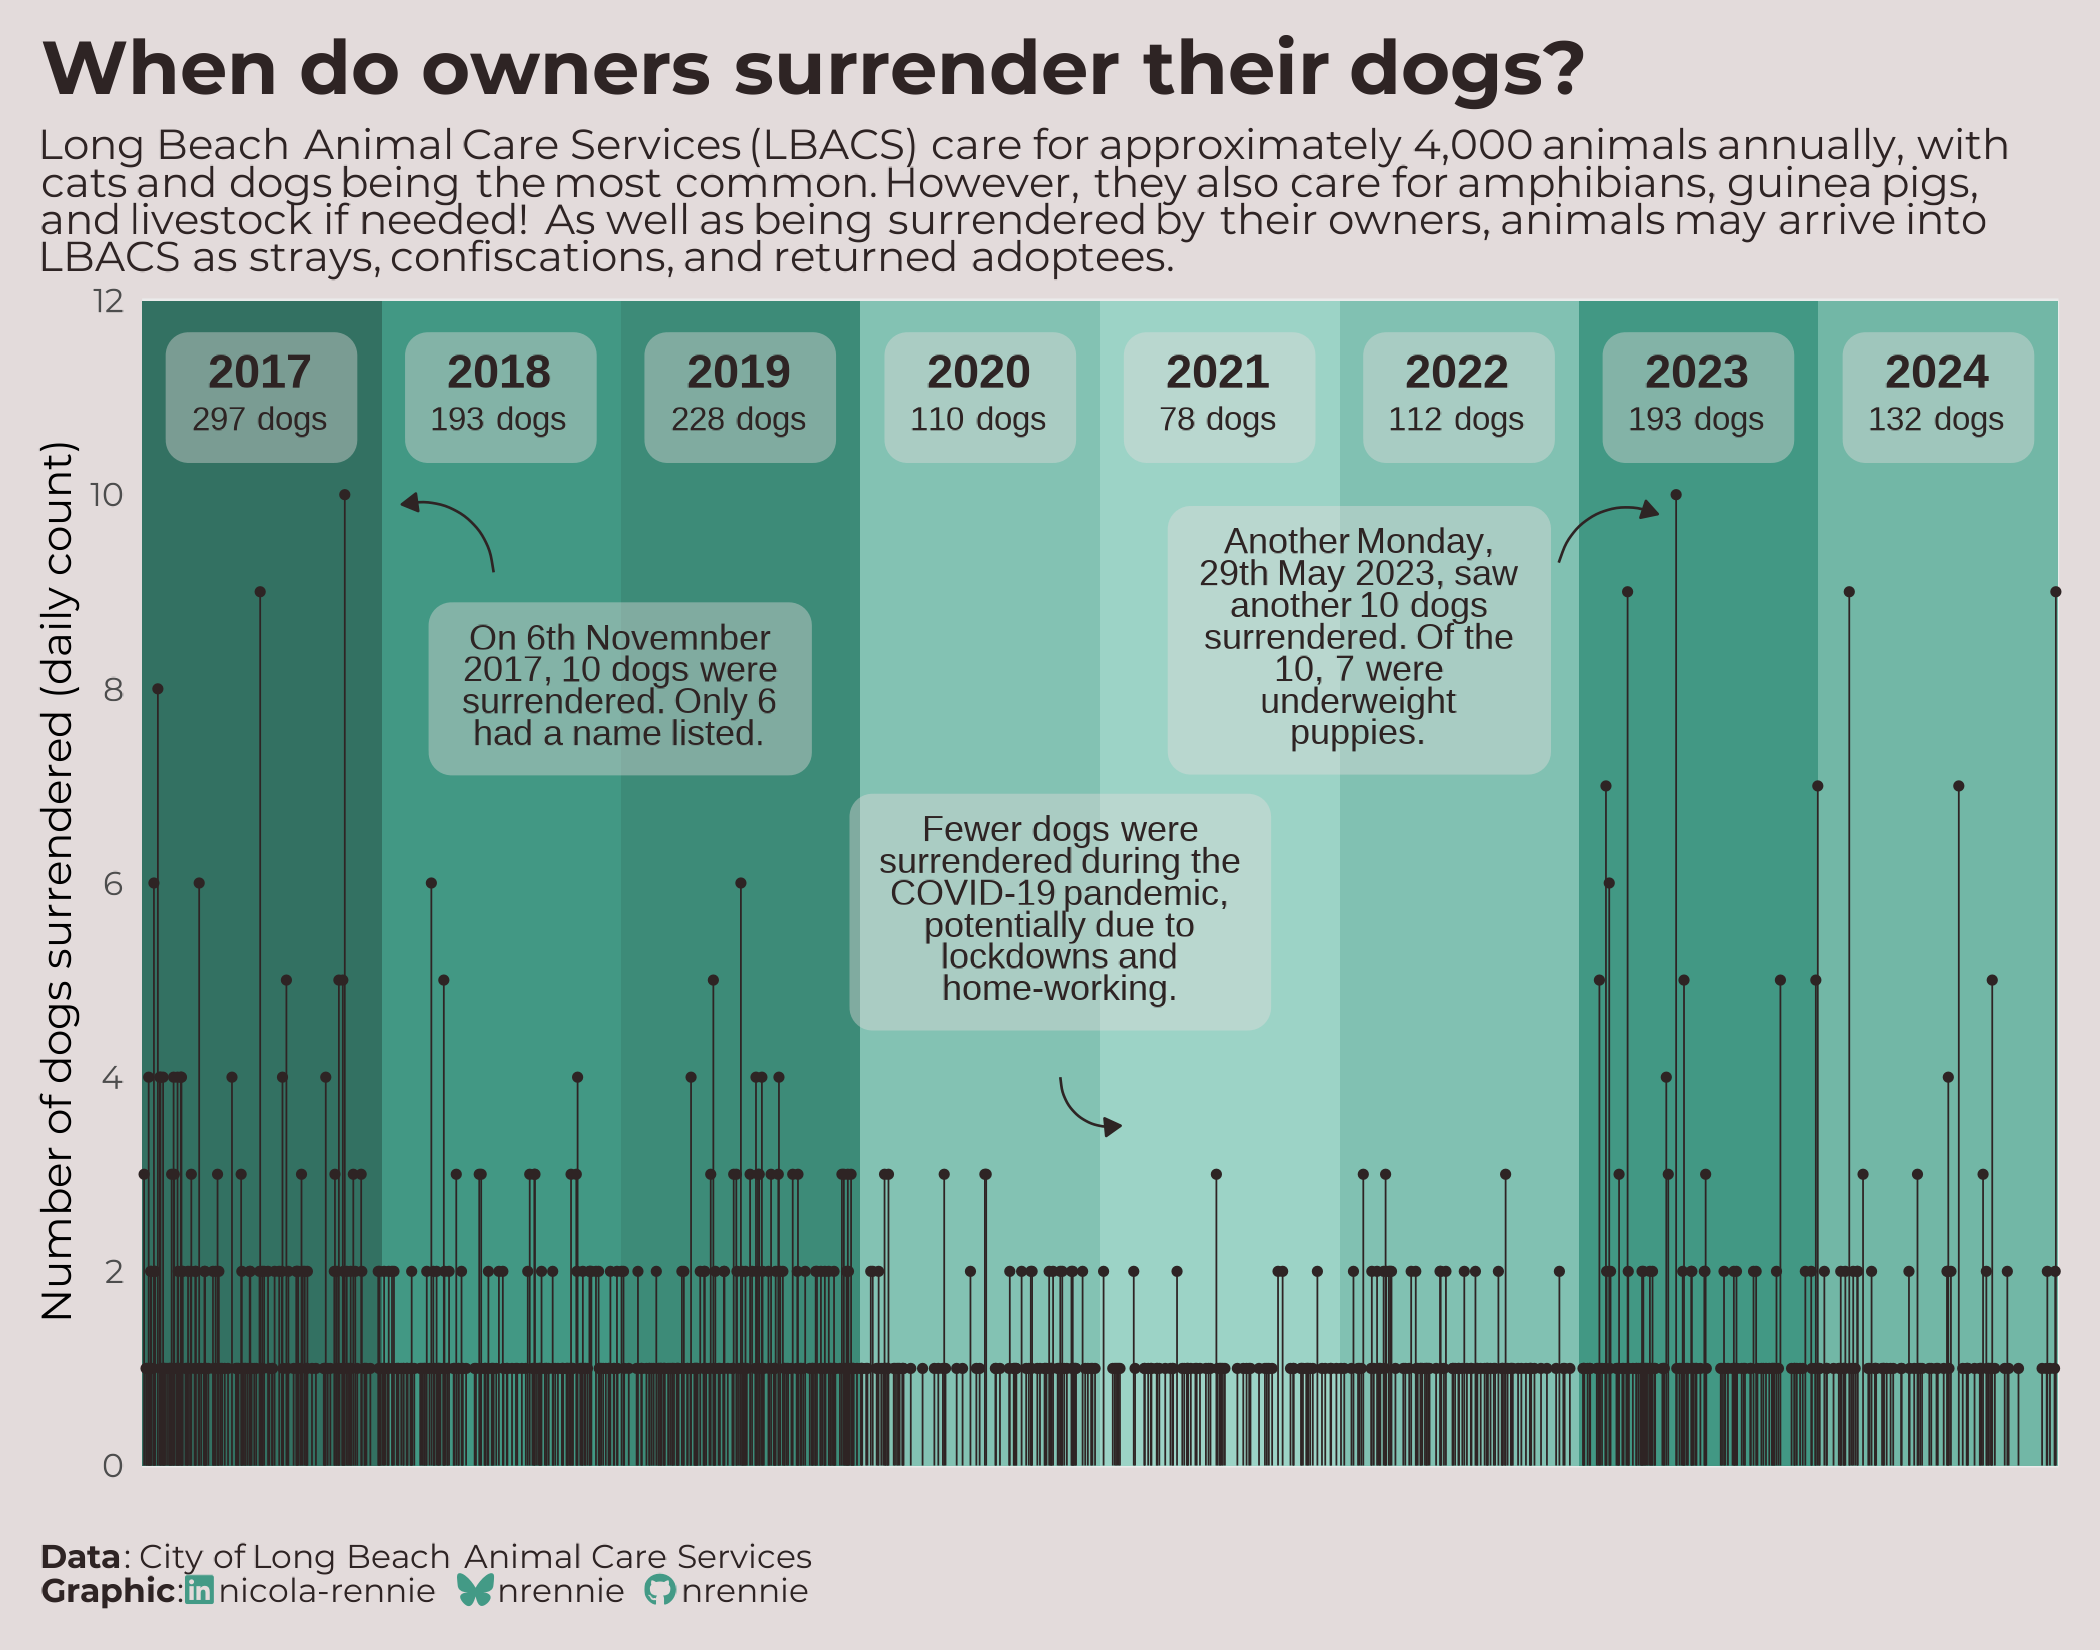

This chart was generated by the following R code:
# Load packages -----------------------------------------------------------

library(tidyverse)
library(showtext)
library(camcorder)
library(ggtext)
library(nrBrand)
library(glue)
library(tsibble)


# Load data ---------------------------------------------------------------

tuesdata <- tidytuesdayR::tt_load("2025-03-04")
longbeach <- tuesdata$longbeach


# Load fonts --------------------------------------------------------------

font_add_google("Montserrat")
showtext_auto()
showtext_opts(dpi = 300)


# Define colours and fonts-------------------------------------------------

bg_col <- "#E3DBDB"
text_col <- "#2E2424"
highlight_col <- "#439A86"

body_font <- "Montserrat"


# Data wrangling ----------------------------------------------------------

plot_data <- longbeach |>
  filter(intake_type == "owner surrender", animal_type == "dog") |>
  count(intake_date) |>
  tsibble::as_tsibble(index = intake_date) |>
  tsibble::fill_gaps(
    n = 0,
    .start = ymd("20170101"),
    .end = ymd("20241231")
  ) |>
  as_tibble()

year_data <- plot_data |>
  mutate(year = year(intake_date)) |>
  group_by(year) |>
  summarise(n = sum(n)) |>
  mutate(
    start = ymd(paste0(year, "-01-01")),
    end = ymd(paste0(year + 1, "-01-01")),
    mid = ymd(paste0(year, "-07-02"))
  )


# Annotation function -----------------------------------------------------

textbox <- function(x, y, label, ...) {
  geom_textbox(
    data = data.frame(x = x, y = y, label = label),
    mapping = aes(
      x = x, y = y,
      label = label
    ),
    halign = 0.5,
    hjust = 0.5,
    size = 3,
    colour = text_col,
    fill = alpha(bg_col, 0.4),
    box.colour = "transparent",
    lineheight = 0.6,
    ...
  )
}

curved_arrow <- function(x_start, x_end, y_start, y_end, ...) {
  annotate(
    geom = "curve",
    x = x_start,
    xend = x_end,
    y = y_start,
    yend = y_end,
    linewidth = 0.3,
    color = text_col,
    arrow = arrow(
      length = unit(1.5, "mm"), type = "closed"
    ),
    ...
  )
}

# Start recording ---------------------------------------------------------

gg_record(
  dir = file.path("2025", "2025-03-04", "recording"),
  device = "png",
  width = 7,
  height = 5.5,
  units = "in",
  dpi = 300
)


# Define text -------------------------------------------------------------

social <- nrBrand::social_caption(
  bg_colour = bg_col,
  icon_colour = highlight_col,
  font_colour = text_col,
  font_family = body_font,
  mastodon = NA
)
title <- "When do owners surrender their dogs?"
st <- "Long Beach Animal Care Services (LBACS) care for approximately 4,000 animals annually, with cats and dogs being the most common. However, they also care for amphibians, guinea pigs, and livestock if needed! As well as being surrendered by their owners, animals may arrive into LBACS as strays, confiscations, and returned adoptees."
cap <- paste0(
  "**Data**: City of Long Beach Animal Care Services<br>**Graphic**:", social
)


# Plot --------------------------------------------------------------------

ggplot() +
  geom_rect(
    data = year_data,
    mapping = aes(
      xmin = start,
      xmax = end,
      ymin = 0,
      ymax = 12,
      fill = n
    )
  ) +
  geom_segment(
    data = plot_data,
    mapping = aes(
      x = intake_date,
      y = 0,
      yend = n
    ),
    colour = text_col,
    linewidth = 0.2
  ) +
  geom_point(
    data = filter(plot_data, n > 0),
    mapping = aes(
      x = intake_date,
      y = n
    ),
    colour = text_col,
    size = 0.6
  ) +
  geom_textbox(
    data = year_data,
    mapping = aes(
      x = mid,
      y = 11,
      label = glue("**{year}**<br><span style='font-size: 8pt;'>{n} dogs</span>")
    ),
    halign = 0.5,
    hjust = 0.5,
    size = 4,
    colour = text_col,
    fill = alpha(bg_col, 0.4),
    box.colour = "transparent",
    width = 0.1,
    lineheight = 0.6,
    minwidth = 0.1,
    maxwidth = 0.1
  ) +
  # annotations
  textbox(
    x = ymd("20181231"), y = 8,
    label = "On 6th Novemnber 2017, 10 dogs were surrendered. Only 6 had a name listed.", width = 0.2
  ) +
  textbox(
    x = ymd("20220131"), y = 8.5,
    label = "Another Monday, 29th May 2023, saw another 10 dogs surrendered. Of the 10, 7 were underweight puppies.", width = 0.2
  ) +
  textbox(
    x = ymd("20201101"), y = 5.7,
    label = "Fewer dogs were surrendered during the COVID-19 pandemic, potentially due to lockdowns and home-working.", width = 0.22
  ) +
  # arrows
  curved_arrow(ymd("20180621"), ymd("20180201"), 9.2, 9.9, curvature = 0.5) +
  curved_arrow(ymd("20221201"), ymd("20230501"), 9.3, 9.8, curvature = -0.5) +
  curved_arrow(ymd("20201101"), ymd("20210201"), 4, 3.5, curvature = 0.5) +
  # styling
  scale_y_continuous(
    breaks = seq(0, 12, by = 2)
  ) +
  scale_fill_gradientn(
    colours = c("#9CD3C6", "#439A86", "#337162")
  ) +
  labs(
    x = "",
    y = "Number of dogs surrendered (daily count)",
    title = title,
    subtitle = st,
    caption = cap
  ) +
  coord_cartesian(expand = FALSE, clip = "off") +
  theme_minimal(base_family = body_font, base_size = 10) +
  theme(
    legend.position = "none",
    plot.margin = margin(5, 10, 5, 10),
    plot.title.position = "plot",
    plot.caption.position = "plot",
    plot.background = element_rect(fill = bg_col, colour = bg_col),
    panel.background = element_rect(fill = bg_col, colour = bg_col),
    axis.text.x = element_blank(),
    plot.title = element_textbox_simple(
      colour = text_col,
      hjust = 0,
      halign = 0,
      margin = margin(b = 5, t = 5),
      lineheight = 0.5,
      family = body_font,
      face = "bold",
      size = rel(1.8)
    ),
    plot.subtitle = element_textbox_simple(
      colour = text_col,
      hjust = 0,
      halign = 0,
      margin = margin(b = 5, t = 0),
      lineheight = 0.5,
      family = body_font
    ),
    plot.caption = element_textbox_simple(
      colour = text_col,
      hjust = 0,
      halign = 0,
      margin = margin(b = 5, t = 5),
      lineheight = 0.5,
      family = body_font
    )
  )


# Save gif ----------------------------------------------------------------

ggsave(
  filename = file.path("2025", "2025-03-04", paste0("20250304", ".png")),
  height = 5.5,
  width = 7,
  bg = bg_col,
  units = "in",
  dpi = 300
)

gg_playback(
  name = file.path("2025", "2025-03-04", paste0("20250304", ".gif")),
  first_image_duration = 4,
  last_image_duration = 20,
  frame_duration = .25,
  background = bg_col
)
